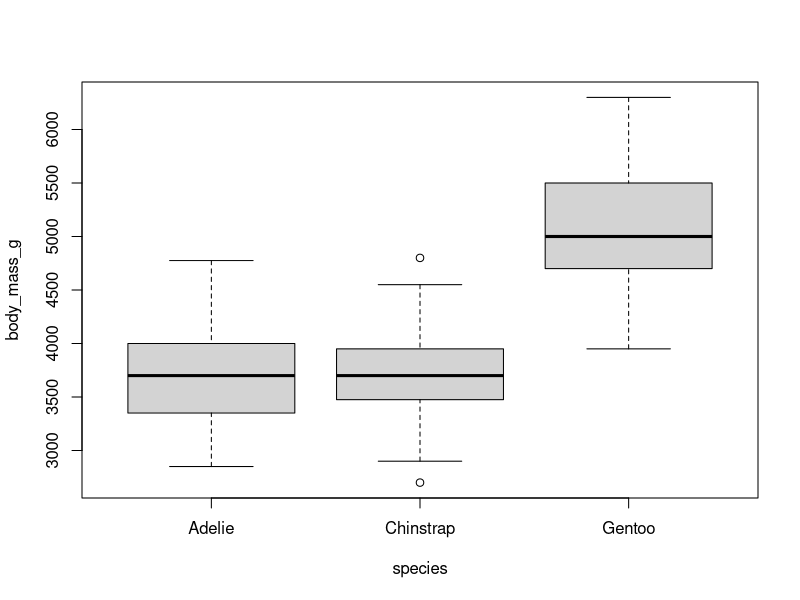
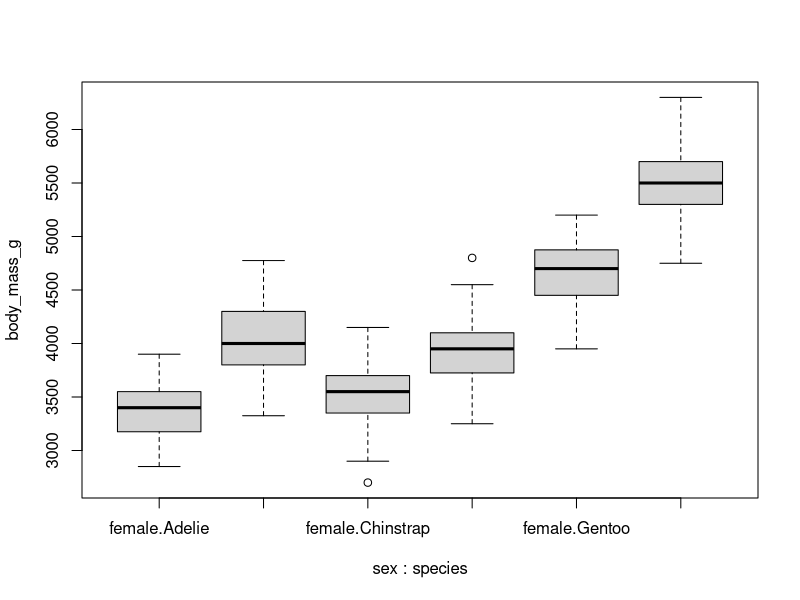
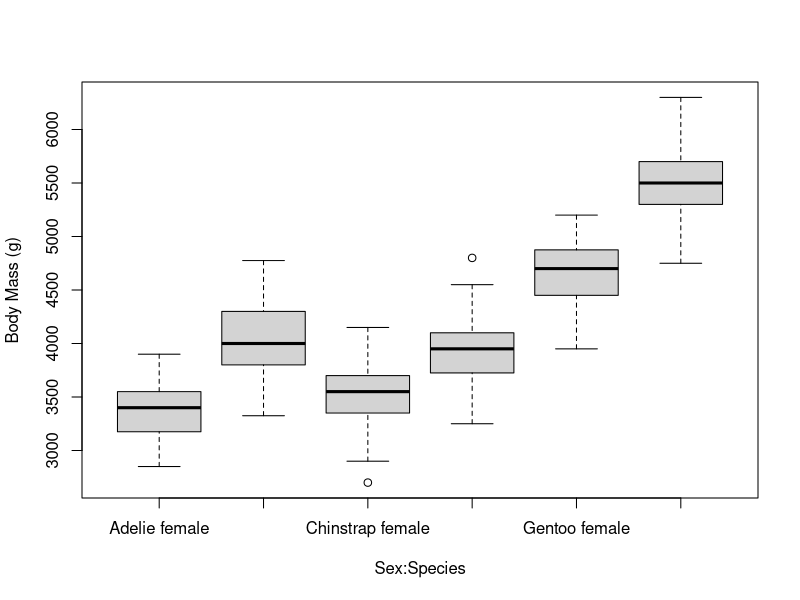

Source code (R) for these figures, in order:
## ---- chunk 1
require(palmerpenguins)
boxplot(body_mass_g ~ species , data = penguins)

## ---- chunk 2
boxplot(body_mass_g ~ sex:species, data = penguins)
## ---- chunk 3
boxplot(body_mass_g ~ sex + species, xlab = "Sex:Species", ylab = "Body Mass (g)", data = penguins, names = c("Adelie female", "Adelie male", "Chinstrap female", "Chinstrap male", "Gentoo female", "Gentoo male"))
## ---- chunk 4

fit_both = lm(body_mass_g ~ sex * species, data = penguins)

fit_both
## ---- chunk 5
summary(fit_both)
## ---- chunk 6
aggregate(body_mass_g~species+sex, data = penguins, FUN = mean)
